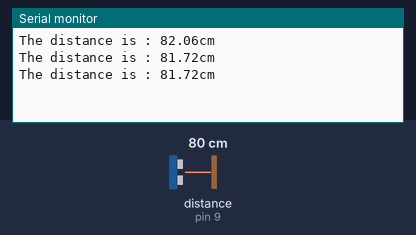
This sketch was run on a simulated Arduino Uno, built with avr-gcc and run on an emulated ATmega328P. On the bench: the last lines printed to the serial monitor. Wiring (inferred from the names in the program): ultrasonic range finder: trigger pin 8; echo pin 9. The test bench sets the inputs (shaded band); at power-on: distance to the obstacle (sensor on pin 9) 80 cm. The echo pulse lasts 58.3 µs per cm.

Above: at 1.3 s.
1.4 s: distance to the obstacle (sensor on pin 9) set to 2 cm
At 2.0 s:
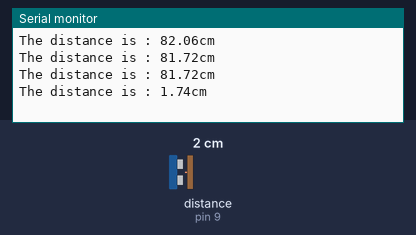
2.9 s: distance to the obstacle (sensor on pin 9) set to 4 cm
At 3.5 s:
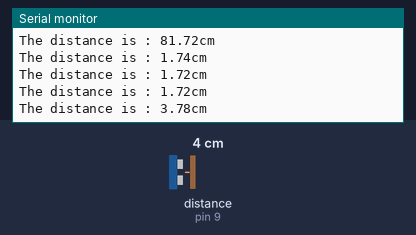
Timing chart, 0 to 5.9 s (numbered marks = the images above; inputs shaded):
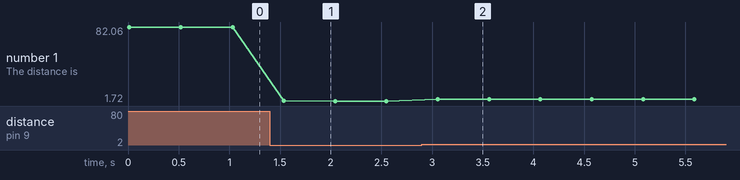

The sketch:

distance_cal_with_ultrasonic.ino
```cpp
/*
Explanation:
0 degree tempature sound velocity             = 332 m/s
1 degree increase tempature velocity increase = 0.6 m/s
33 degree                                     = 332 + (6 * 33)
                                              = 3518 m/s
Romm tempature = 33
1 s = 3518 msc;
x = ((3518) * x) / 10 ^ 6
x = 0.00003518 m
x = 0.03518 s
*/


int trigPin = 8, echoPin = 9;
float distance, duration;

void setup() {
  pinMode(trigPin, OUTPUT);
  pinMode(echoPin, INPUT);
  Serial.begin(9600);
}

void loop() {
  digitalWrite(trigPin, LOW);
  delay(5);
  digitalWrite(trigPin, HIGH);
  delayMicroseconds(10);
  digitalWrite(trigPin, LOW);

  duration = pulseIn(echoPin, HIGH);
  distance = (duration * 0.03518) / 2;
  Serial.print("The distance is : ");
  Serial.print(distance);
  Serial.println("cm");
  delay(500);
}
```

Measured:
- after the input at 1.4 s, the serial monitor: prints a new line after 0.14 s (image 1)
- after the input at 2.9 s, the serial monitor: prints a new line after 0.16 s (image 2)
- plotted number 1: 81.72 → 1.72 after the input at 1.4 s, 1.72 → 3.78 after the input at 2.9 s
